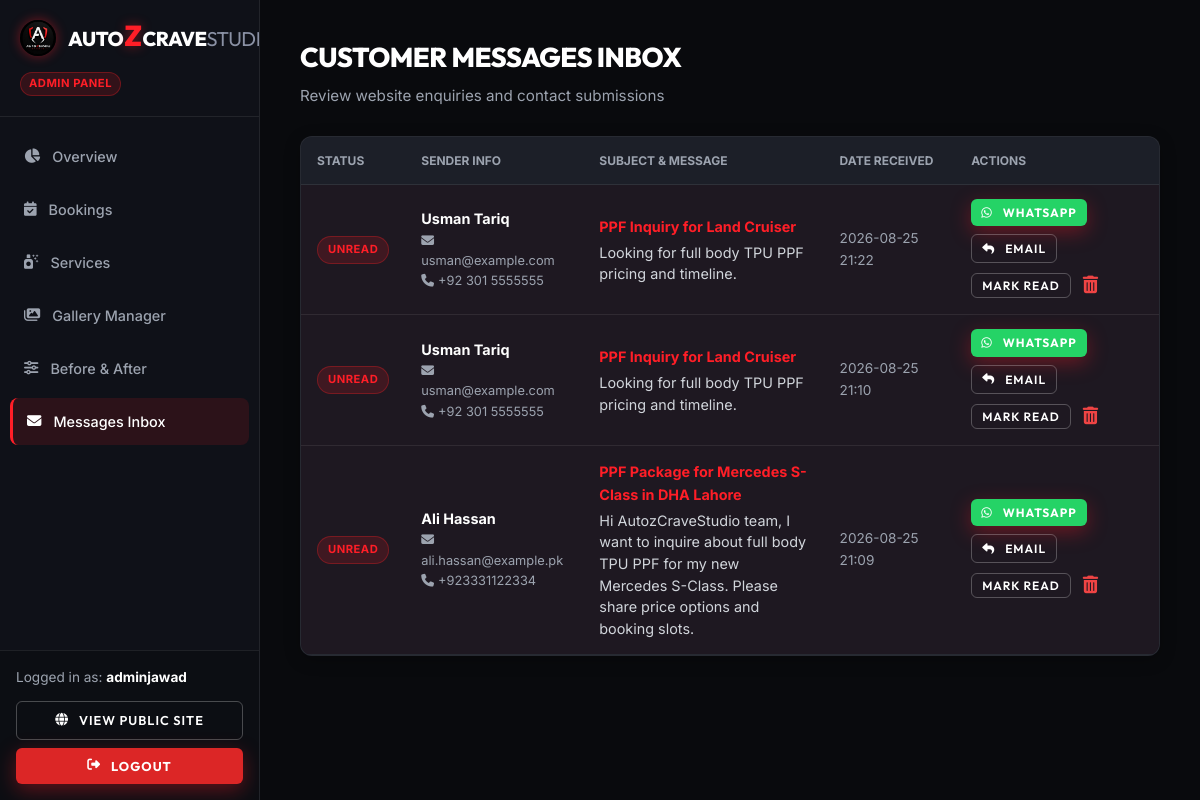
The app's page /admin/messages (signed in), older data.
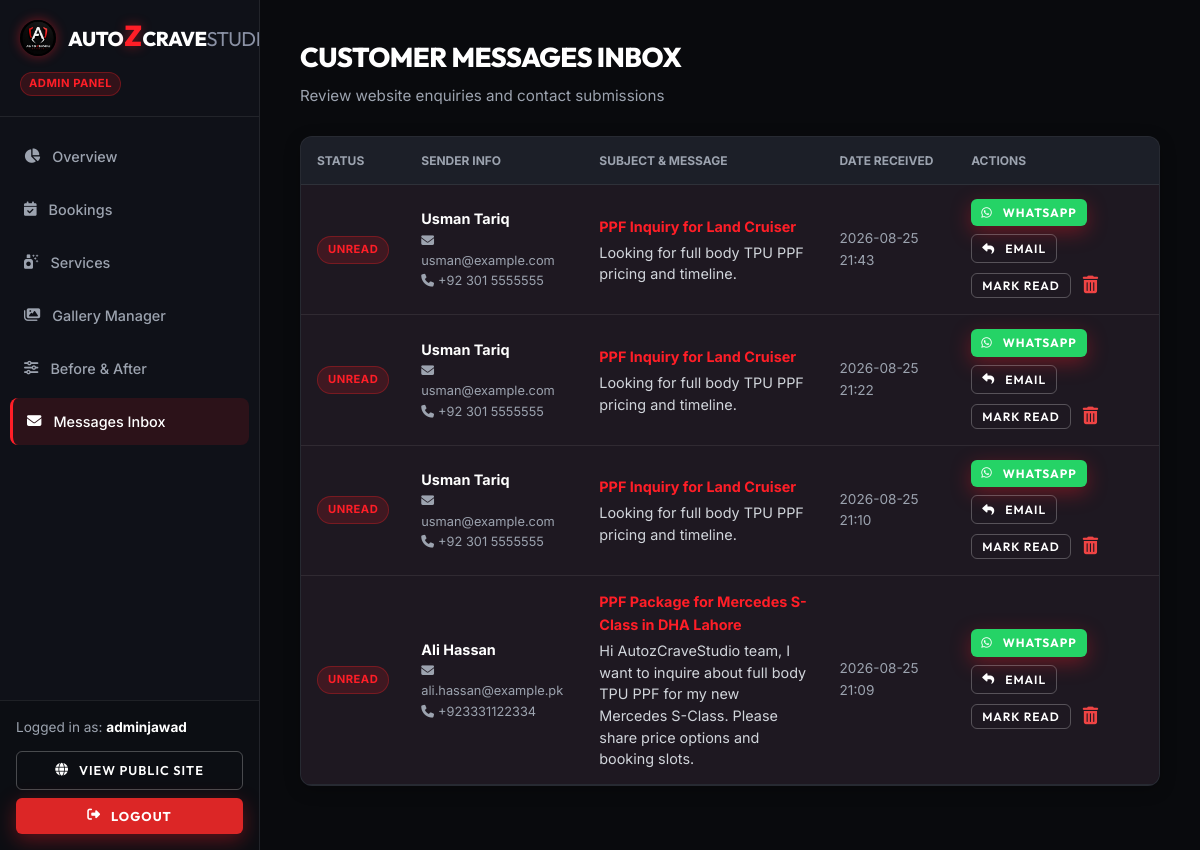
The same page, newer data.
### models/contact.py (models this page shows, shortened)
class ContactMessage(db.Model):
    __tablename__ = 'contact_messages'
    id = db.Column(db.Integer, primary_key=True)
    name = db.Column(db.String(100), nullable=False)
    email = db.Column(db.String(120), nullable=False)
    phone = db.Column(db.String(30), nullable=True)
    subject = db.Column(db.String(150), nullable=False)
    message = db.Column(db.Text, nullable=False)
    status = db.Column(db.String(20), default='Unread', nullable=False)  # Unread, Read
    created_at = db.Column(db.DateTime, default=datetime.utcnow)

### routes/admin.py (the view)
@admin_bp.route('/messages')
@admin_required
def messages():
    messages_list = ContactMessage.query.order_by(ContactMessage.created_at.desc()).all()
    return render_template('admin/messages.html', messages=messages_list)

### models/user.py (called while the page is built)
    def is_admin(self):
        return self.role == 'admin'

### routes/admin.py (called while the page is built)
def admin_required(f):
    @wraps(f)
    @login_required
    def decorated_function(*args, **kwargs):
        if not current_user.is_admin():
            flash('Admin authorization required.', 'error')
            return redirect(url_for('auth.login'))
        return f(*args, **kwargs)
    return decorated_function

### templates/admin/messages.html (shortened to what the changed rows need)
{% extends "admin/base_admin.html" %}
{% block content %}
<div class="admin-header">
    <div>
        <h1 class="admin-page-title">CUSTOMER MESSAGES INBOX</h1>
    </div>
</div>
<div class="admin-table-container">
    <table class="admin-table">
        <thead>
            <tr>
                <th>STATUS</th>
                <th>SENDER INFO</th>
                <th>SUBJECT & MESSAGE</th>
                <th>DATE RECEIVED</th>
                <th>ACTIONS</th>
            </tr>
        </thead>
        <tbody>
            {% for m in messages %}
            <tr style="{% if m.status == 'Unread' %}background: rgba(255, 30, 39, 0.04);{% endif %}">
                <td>
                    {% if m.status == 'Unread' %}
                    <span class="badge badge-cancelled">Unread</span>
                    {% else %}
                    <span class="badge badge-completed">Read</span>
                    {% endif %}
                </td>
                <td>
                    <strong style="color: #fff; display: block;">{{ m.name }}</strong>
                    <div style="font-size: 0.8rem; color: var(--admin-muted);">
                        <i class="fa-solid fa-envelope" style="margin-right: 4px;"></i>{{ m.email }}<br>
                        {% if m.phone %}<i class="fa-solid fa-phone" style="margin-right: 4px;"></i>{{ m.phone }}{% endif %}
                    </div>
                </td>
                <td>
                    <strong style="color: var(--admin-red); display: block; margin-bottom: 4px;">{{ m.subject }}</strong>
                    <p style="font-size: 0.9rem; color: #d1d5db; line-height: 1.5; max-width: 460px;">
                        {{ m.message }}
                    </p>
                </td>
                <td style="font-size: 0.85rem; color: var(--admin-muted);">
                    {{ m.created_at.strftime('%Y-%m-%d %H:%M') }}
                </td>
                <td>
                    <div style="display: flex; align-items: center; gap: 8px; flex-wrap: wrap;">
                        {% if m.phone %}
                        <a href="https://wa.me/{{ m.phone | replace('+', '') | replace(' ', '') | replace('-', '') }}?text=Hi%20{{ m.name | urlencode }},%20thank%20you%20for%20contacting%20AutozCraveStudio%20regarding:%20{{ m.subject | urlencode }}." target="_blank" class="btn-primary" style="background:#25d366; padding: 4px 10px; font-size: 0.75rem; border:none;" title="Reply on WhatsApp">
                            <i class="fa-brands fa-whatsapp"></i> WhatsApp
                        </a>
                        {% endif %}
                        <a href="mailto:{{ m.email }}?subject=Re:%20{{ m.subject | urlencode }}%20-%20AutozCraveStudio" class="btn-outline" style="padding: 4px 10px; font-size: 0.75rem;" title="Reply by Email">
                            <i class="fa-solid fa-reply"></i> Email
                        </a>
                        <form action="{{ url_for('admin.toggle_message_read', msg_id=m.id) }}" method="POST" style="display:inline;">
                            <button type="submit" class="btn-outline" style="padding: 4px 10px; font-size: 0.75rem;">
                                Mark {% if m.status == 'Unread' %}Read{% else %}Unread{% endif %}
                            </button>
                        </form>
                        <form action="{{ url_for('admin.delete_message', msg_id=m.id) }}" method="POST" onsubmit="return confirm('Delete message from {{ m.name }}?');" style="display:inline;">
                            <button type="submit" style="background: none; border: none; color: #ef4444; cursor: pointer; font-size: 1.1rem; padding: 4px;" title="Delete Message">
                                <i class="fa-solid fa-trash-can"></i>
                            </button>
                        </form>
                    </div>
                </td>
            </tr>
            {% else %}
            <tr>
                <td colspan="5" style="text-align: center; color: var(--admin-muted); padding: 40px;">No contact messages received yet.</td>
            </tr>
            {% endfor %}
        </tbody>
    </table>
</div>
{% endblock %}

Row changes from the older to the newer data that the page shows:
added ContactMessage: status "UNREAD", name "Usman Tariq", email "usman@example.com", phone "+92 301 5555555", subject "PPF Inquiry for Land Cruiser", message "Looking for full body TPU PPF pricing and timeline.", created_at "2026-08-25 21:43"
